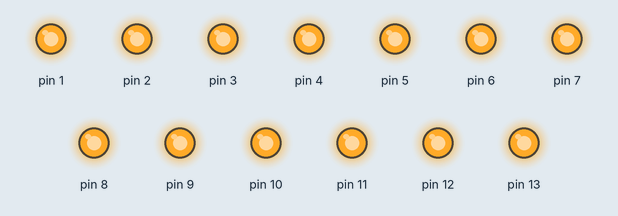
A sketch run on a simulated Arduino Uno, built with avr-gcc and run on an emulated ATmega328P. Parts: output pins drawn as LEDs (lit = HIGH).

Above: at 0.1 s.
Timing chart, 0 to 1.6 s (numbered marks = the images above):
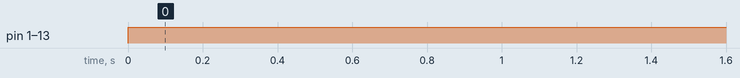

The sketch:

stairs_led.ino
```cpp
bool even = true;
int index = 1;

void setup() {
  // put your setup code here, to run once:
  pinMode(13, OUTPUT);
  pinMode(12, OUTPUT);
  pinMode(11, OUTPUT);
  pinMode(10, OUTPUT);
  pinMode(9, OUTPUT);
  pinMode(8, OUTPUT);
  pinMode(7, OUTPUT);
  pinMode(6, OUTPUT);
  pinMode(5, OUTPUT);
  pinMode(4, OUTPUT);
  pinMode(3, OUTPUT);
  pinMode(2, OUTPUT);
  pinMode(1, OUTPUT);
}

void loop()
{
  // put your main code here, to run repeatedly
  if (1)
  {
    digitalWrite(13, HIGH);
    digitalWrite(12, HIGH);
    digitalWrite(11, HIGH);
    digitalWrite(10, HIGH);
    digitalWrite(9, HIGH);
    digitalWrite(8, HIGH);
    digitalWrite(7, HIGH);
    digitalWrite(6, HIGH);
    digitalWrite(5, HIGH);
    digitalWrite(4, HIGH);
    digitalWrite(3, HIGH);
    digitalWrite(2, HIGH);
    digitalWrite(1, HIGH);
  }
  else if(0)
  {
    for (int i = 1; i <= 13; ++i)
    {
      if (even)
      {
        if (i % 2 == 0)
        {
          digitalWrite(i, HIGH);
        }
        else
        {
          digitalWrite(i, LOW);
        }
      }
      else
      {
        if (i % 2 == 0)
        {
          digitalWrite(i, LOW);
        }
        else
        {
          digitalWrite(i, HIGH);
        }
      }
    }
    delay(1000);

    if (even)
    {
      even = false;
    }else {
      even = true;
    }
  }
  else
  {
    for (int i = 1; i <= 13; ++i)
    {
      if (index == i)
      {
          digitalWrite(i, HIGH);
      }
      else
      {
          digitalWrite(i, LOW);
      }
    }
    delay(50);

    index++;
    if (index > 13)
    {
      index = 1;
    }
  }
}
```

Measured:
- by itself, pin 1–13: LOW → HIGH at 0.00 s
